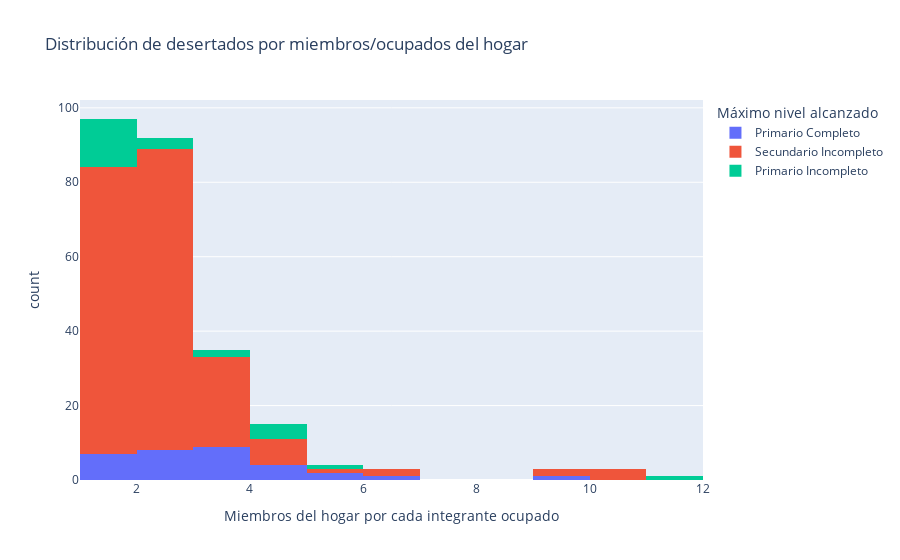

Here is the notebook cell this chart was saved with:
### Code cell
fig = px.histogram(data_frame=desertados_o, x='ocupados_por_miembros', color='NIVEL_ED_22',
                  labels={'ocupados_por_miembros': 'Miembros del hogar por cada integrante ocupado',
                         'NIVEL_ED_22': 'Máximo nivel alcanzado'}, 
                   nbins=20,
                   title='Distribución de desertados por miembros/ocupados del hogar',
                   height=600)

newnames = {'1.0':'Primario Incompleto', '2.0': 'Primario Completo', '3.0': 'Secundario Incompleto'}
fig.for_each_trace(lambda t: t.update(name = newnames[t.name],
                                      legendgroup = newnames[t.name],
                                      hovertemplate = t.hovertemplate.replace(t.name, newnames[t.name])
                                     )
                  )
fig.show()

### Figure 1 — Plotly figure (JSON) as saved in the notebook; plotly's stock layout.template omitted (floating-point values rounded to 4 significant figures; data arrays with more than 128 entries replaced by an {"elided": "..."} marker saying what was removed)
{"data": [{"alignmentgroup": "True", "bingroup": "x", "hovertemplate": "Máximo nivel alcanzado=Primario Completo<br>Miembros del hogar por cada integrante ocupado=%{x}<br>count=%{y}<extra></extra>", "legendgroup": "Primario Completo", "marker": {"color": "#636efa", "pattern": {"shape": ""}}, "name": "Primario Completo", "nbinsx": 20, "offsetgroup": "2.0", "orientation": "v", "showlegend": true, "type": "histogram", "x": [1.667, 1.667, 1.667, 2, 3, 4, 3.5, 3.5, 3, 9, 2.5, 2.5, 3.5, 3.5, 3, 3, 3, 6, 1.5, 1.5, 2, 5, 4, 4, 2.5, 2.5, 4, 2.5, 2.5, 5, 1.5, 1.5], "xaxis": "x", "yaxis": "y"}, {"alignmentgroup": "True", "bingroup": "x", "hovertemplate": "Máximo nivel alcanzado=Secundario Incompleto<br>Miembros del hogar por cada integrante ocupado=%{x}<br>count=%{y}<extra></extra>", "legendgroup": "Secundario Incompleto", "marker": {"color": "#EF553B", "pattern": {"shape": ""}}, "name": "Secundario Incompleto", "nbinsx": 20, "offsetgroup": "3.0", "orientation": "v", "showlegend": true, "type": "histogram", "x": {"elided": "197 float values"}, "xaxis": "x", "yaxis": "y"}, {"alignmentgroup": "True", "bingroup": "x", "hovertemplate": "Máximo nivel alcanzado=Primario Incompleto<br>Miembros del hogar por cada integrante ocupado=%{x}<br>count=%{y}<extra></extra>", "legendgroup": "Primario Incompleto", "marker": {"color": "#00cc96", "pattern": {"shape": ""}}, "name": "Primario Incompleto", "nbinsx": 20, "offsetgroup": "1.0", "orientation": "v", "showlegend": true, "type": "histogram", "x": [1.667, 1.667, 1.667, 1.667, 1.667, 1.667, 1.333, 1.333, 1.333, 11, 4, 1.667, 1.667, 1.667, 2, 2.5, 2.5, 1, 3, 5, 4, 4, 4, 3], "xaxis": "x", "yaxis": "y"}], "layout": {"autosize": true, "barmode": "relative", "legend": {"title": {"text": "Máximo nivel alcanzado"}, "tracegroupgap": 0}, "title": {"text": "Distribución de desertados por miembros/ocupados del hogar"}, "xaxis": {"anchor": "y", "autorange": true, "domain": [0, 1], "range": [1, 12], "title": {"text": "Miembros del hogar por cada integrante ocupado"}, "type": "linear"}, "yaxis": {"anchor": "x", "autorange": true, "domain": [0, 1], "range": [0, 102.1], "title": {"text": "count"}}}}
